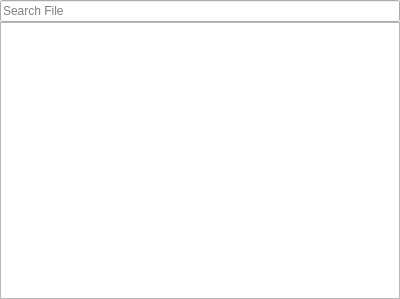
<?xml version="1.0" encoding="UTF-8"?>
<ui version="4.0">
 <class>OpenProjectDock</class>
 <widget class="QDockWidget" name="OpenProjectDock">
  <property name="geometry">
   <rect>
    <x>0</x>
    <y>0</y>
    <width>400</width>
    <height>299</height>
   </rect>
  </property>
  <property name="windowTitle">
   <string>Project</string>
  </property>
  <widget class="QWidget" name="Project">
   <layout class="QVBoxLayout" name="verticalLayout">
    <property name="spacing">
     <number>0</number>
    </property>
    <property name="leftMargin">
     <number>0</number>
    </property>
    <property name="topMargin">
     <number>0</number>
    </property>
    <property name="rightMargin">
     <number>0</number>
    </property>
    <property name="bottomMargin">
     <number>0</number>
    </property>
    <item>
     <widget class="QLineEdit" name="m_search_project_content_edit">
      <property name="text">
       <string/>
      </property>
      <property name="placeholderText">
       <string>Search File</string>
      </property>
      <property name="clearButtonEnabled">
       <bool>false</bool>
      </property>
     </widget>
    </item>
    <item>
     <widget class="QTreeView" name="m_project_content_tree_view">
      <attribute name="headerVisible">
       <bool>false</bool>
      </attribute>
     </widget>
    </item>
   </layout>
  </widget>
 </widget>
 <resources/>
 <connections/>
</ui>
